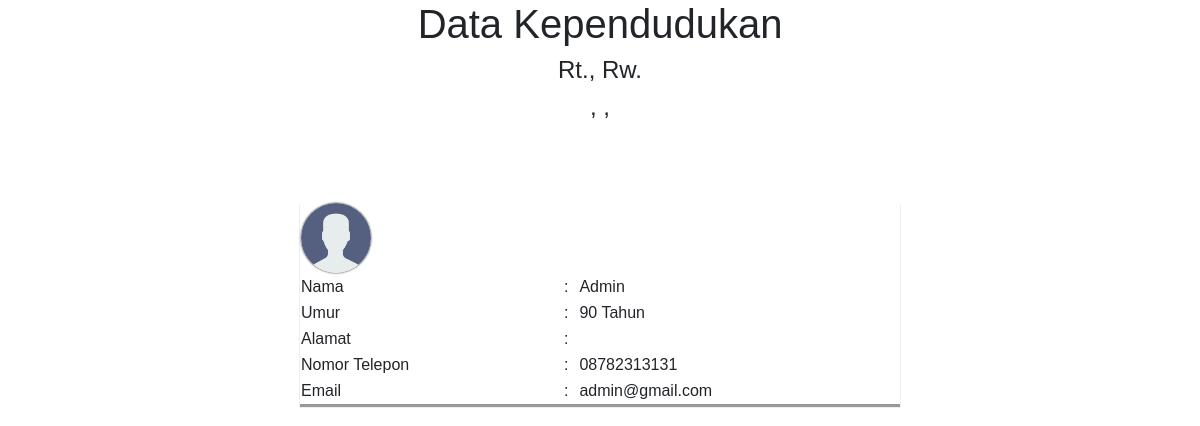
The page /datapenduduk/index.php on the database its author committed.
### tables this page shows
CREATE TABLE `users_account` (
  `id` int(11) NOT NULL,
  `nama` varchar(50) NOT NULL,
  `email` varchar(110) NOT NULL,
  `password` varchar(225) NOT NULL,
  `no_kk` varchar(55) NOT NULL,
  `jenis_kelamin` varchar(15) NOT NULL,
  `no_tlp` varchar(13) NOT NULL,
  `alamat` varchar(110) NOT NULL,
  `rt` varchar(2) NOT NULL,
  `rw` varchar(2) NOT NULL,
  `status` varchar(20) NOT NULL,
  `user_code` varchar(80) NOT NULL,
  `grup_code` varchar(40) NOT NULL,
  `persetujuan` varchar(6) NOT NULL,
  `tempat_lahir` varchar(50) NOT NULL,
  `tanggal_lahir` date NOT NULL,
  `jentik_code` varchar(40) DEFAULT NULL,
  `account_picture` text DEFAULT NULL,
  `display_mode` varchar(6) NOT NULL,
  `web_code` varchar(30) NOT NULL,
  `create_date` datetime NOT NULL DEFAULT current_timestamp()
);

### datapenduduk/index.php (the view, shortened to what this page needs)
<?php
    include_once "../config/config_all.php";
    $output = "";
    $get_fam = mysqli_query($conn, "SELECT * FROM users_account WHERE grup_code='$grup_code_ac' ")or die(mysqli_error($conn));
    while($rgf = mysqli_fetch_array($get_fam)){
        $output .= "<table>
                    <tr>
                        <td COLSPAN=3><img style='border-radius: 100%;box-shadow: 0px 0px 2px black;' class='img_acc' src='";
                    if(empty($rgf['account_picture'])){
                        $output .= "../system/icon/user.png";
                    }else{
                        $output .= $rgf['account_picture'];
                    }
        $output .= "'></td>
                    </tr>
                    <tr>
                        <td>Nama</td>
                        <td>:</td>
                        <td>".ucwords($rgf['nama'])."</td>
                    </tr>
                    <tr>
                        <td>Umur</td>
                        <td>:</td>
                        <td>";
                        $birth = new DateTime($rgf['tanggal_lahir']);
                        $today = new DateTime();
                        $diffbirth = $today->diff($birth);
        $output .=      $diffbirth->y;
        $output .=  "    Tahun</td>
                    </tr>
                    <tr>
                        <td>Alamat</td>
                        <td>:</td>
                        <td>".$rgf['alamat']."</td>
                    </tr>
                    <tr>
                        <td>Nomor Telepon</td>
                        <td>:</td>
                        <td>".$rgf['no_tlp']."</td>
                    </tr>
                    <tr>
                        <td>Email</td>
                        <td>:</td>
                        <td>".$rgf['email']."</td>
                    </tr>
                    </table>";
    }
?>
<!DOCTYPE html>
<html lang="en">
<head>
    <link rel="stylesheet" href="../script/bootstrap/css/bootstrap.min.css">
</head>
<body>
<div class="divbody">
    <h1 style='text-align: center;'>Data Kependudukan</h1>
    <h4 style='text-align: center;'><?php echo $jalan_gp; ?> Rt.<?php echo $rt_gp; ?>, Rw.<?php echo $rw_gp; ?></h4>
    <h4 style='text-align: center;'><?php echo $kelurahan_gp; ?>, <?php echo $kecamatan_gp; ?>, <?php echo $kota_gp; ?></h4>
    <br><br><br>
    <div style="width: 100%;">
        <?php echo $output; ?>
    </div>
</div>
</body>
</html>

### datapenduduk/index.php (style rules this page uses)
body, html { font-family: arial; word-break: break-word; }
.divbody { position: relative; width: 600px; margin: auto; }
table { width: 100%; margin-bottom: 15px; box-shadow: 0px 3px 1px #999999; }
.img_acc { width: 70px; height: 70px; }

### rows shown on the page
users_account: nama "Admin", value "90", no_tlp "08782313131", email "admin@gmail.com"
